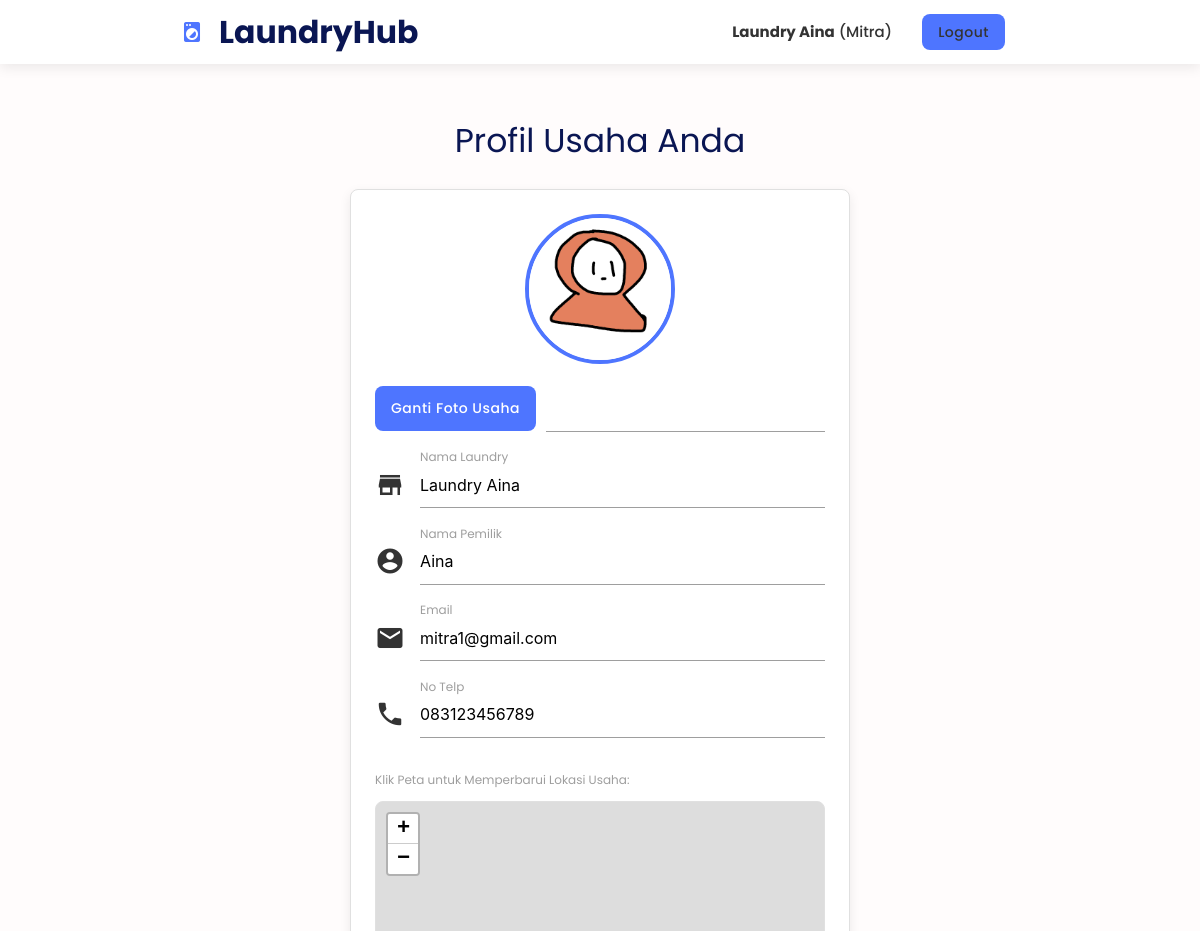
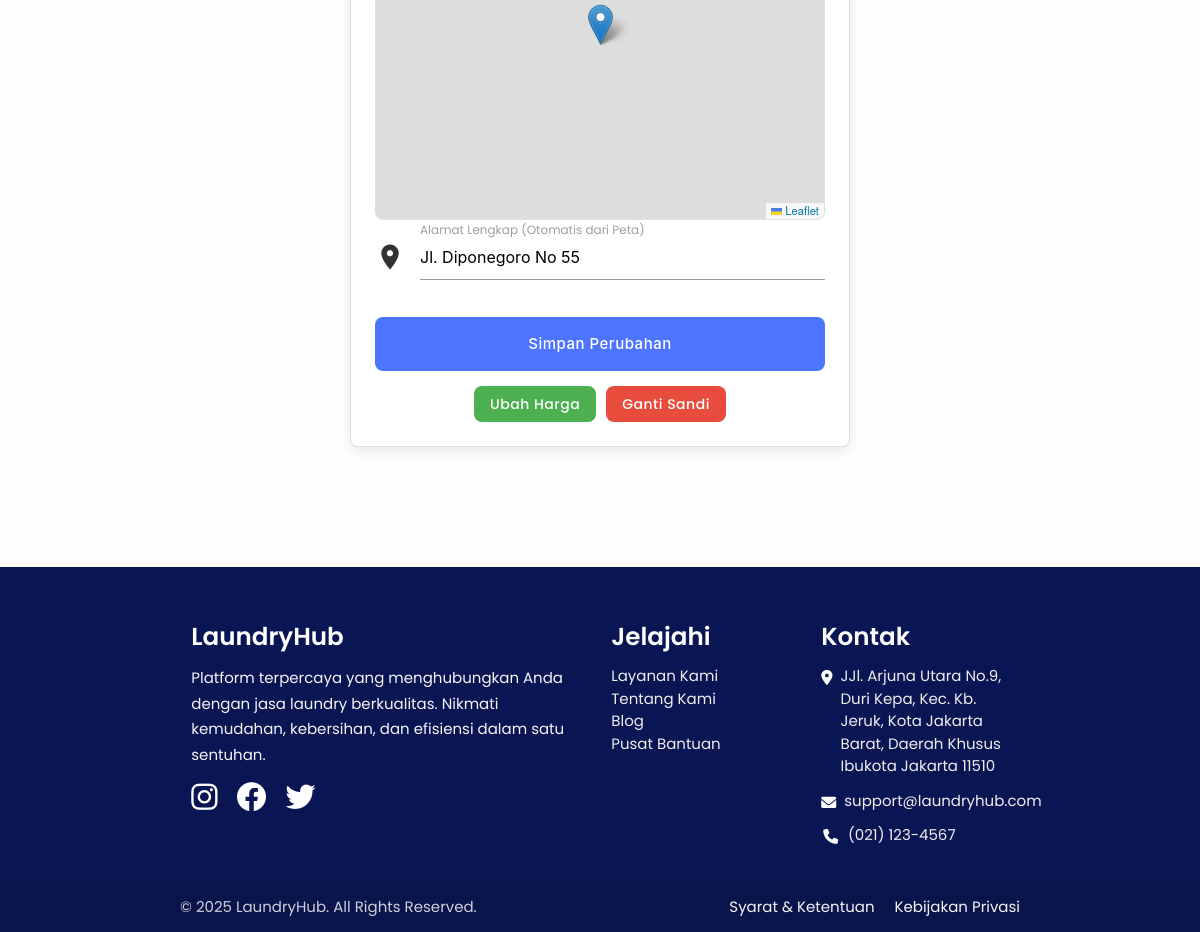
The page /mitra.php (signed in) on the database its author committed (2 pictures, top to bottom).
### tables this page shows
CREATE TABLE `mitra` (
  `id_mitra` int(11) NOT NULL,
  `nama_laundry` varchar(50) DEFAULT NULL,
  `nama_pemilik` varchar(50) DEFAULT NULL,
  `telp` varchar(15) DEFAULT NULL,
  `email` varchar(50) DEFAULT NULL,
  `alamat` varchar(255) DEFAULT NULL,
  `latitude` decimal(10,8) DEFAULT NULL,
  `longitude` decimal(11,8) DEFAULT NULL,
  `foto` text NOT NULL,
  `password` varchar(255) DEFAULT NULL
);

### mitra.php (the view, shortened to what this page needs)
<?php
include 'connect-db.php';
$idMitra = $_SESSION["mitra"];
$result = mysqli_query($connect, "SELECT * FROM mitra WHERE id_mitra = '$idMitra'");
$mitra = mysqli_fetch_assoc($result);
?>
<!DOCTYPE html>
<html lang="en">
<head>
    <link rel="stylesheet" href="https://unpkg.com/leaflet@1.9.4/dist/leaflet.css" />
</head>
<body>
<?php include 'header.php'; ?>
<main class="main-content">
    <div class="container">
        <h3 class="header light center">Profil Usaha Anda</h3>
        <div class="card-panel center-card">
            <form action="" method="post" enctype="multipart/form-data">
                <div class="center">
                    <img src="img/mitra/<?= htmlspecialchars($mitra['foto']) ?>" alt="Foto Usaha" style="width: 150px; height: 150px; border-radius: 50%; object-fit: cover; border: 4px solid var(--primary-blue);">
                </div>
                <div class="file-field input-field">
                    <div class="btn"><span>Ganti Foto Usaha</span><input type="file" name="foto" id="foto"></div>
                    <div class="file-path-wrapper"><input class="file-path validate" type="text"></div>
                </div>
                <div class="input-field"><i class="material-icons prefix">store</i><input type="text" id="namaLaundry" name="namaLaundry" value="<?= htmlspecialchars($mitra['nama_laundry']) ?>"><label for="namaLaundry">Nama Laundry</label></div>
                <div class="input-field"><i class="material-icons prefix">account_circle</i><input type="text" id="namaPemilik" name="namaPemilik" value="<?= htmlspecialchars($mitra['nama_pemilik']) ?>"><label for="namaPemilik">Nama Pemilik</label></div>
                <div class="input-field"><i class="material-icons prefix">email</i><input type="email" id="email" name="email" value="<?= htmlspecialchars($mitra['email']) ?>"><label for="email">Email</label></div>
                <div class="input-field"><i class="material-icons prefix">phone</i><input type="tel" id="telp" name="telp" value="<?= htmlspecialchars($mitra['telp']) ?>"><label for="telp">No Telp</label></div>
                <label>Klik Peta untuk Memperbarui Lokasi Usaha:</label>
                <div id="map" style="margin-top: 10px;"></div>
                <div class="input-field"><i class="material-icons prefix">location_on</i><textarea class="materialize-textarea" name="alamat" id="alamat" readonly><?= htmlspecialchars($mitra['alamat']) ?></textarea><label for="alamat">Alamat Lengkap (Otomatis dari Peta)</label></div>
                <div class="center" style="margin-top: 20px;">
                    <button class="btn-large waves-effect waves-light" type="submit" name="simpan" style="width:100%;">Simpan Perubahan</button>
                </div>
                <div class="center" style="margin-top: 15px; display: flex; gap: 10px; justify-content: center;">
                    <a class="btn waves-effect waves-light green" href="edit-harga.php">Ubah Harga</a>
                    <a class="btn waves-effect waves-light red" href="ganti-kata-sandi.php">Ganti Sandi</a>
                </div>
            </form>
        </div>
    </div>
</main>
<?php include "footer.php"; ?>
</body>
</html>

### header.php (shortened to what this page needs)
<nav class="white" role="navigation">
    <div class="container">
        <div class="nav-wrapper">
            <?php
            $logo_link = 'index.php';
            if (isset($_SESSION["login-admin"])) {
                $logo_link = 'admin.php';
            } elseif (isset($_SESSION["login-mitra"])) {
                $logo_link = 'status.php';
            }
            ?>
            <a id="logo-container" href="<?= $logo_link ?>" class="brand-logo">
                <i class="material-icons left large">local_laundry_service</i>LaundryHub
            </a>
            <ul class="right hide-on-med-and-down">
                <?php
                if (isset($_SESSION["login-pelanggan"]) || isset($_SESSION["login-mitra"]) || isset($_SESSION["login-admin"])) :
                    ?>
                    <li>
                        <?php
                        global $connect;
                        if (isset($_SESSION["login-pelanggan"]) && isset($_SESSION["pelanggan"])) {
                            $idPelanggan_header = $_SESSION["pelanggan"];
                            $query_header = mysqli_query($connect, "SELECT nama FROM pelanggan WHERE id_pelanggan = '$idPelanggan_header'");
                            $data_header = mysqli_fetch_assoc($query_header);
                            $nama_header = $data_header["nama"] ?? 'Pelanggan';
                            echo "<a href='pelanggan.php'><b>$nama_header</b> (Pelanggan)</a>";
                        } else if (isset($_SESSION["login-mitra"]) && isset($_SESSION["mitra"])) {
                            $id_mitra_header = $_SESSION["mitra"];
                            $query_header = mysqli_query($connect, "SELECT nama_laundry FROM mitra WHERE id_mitra = '$id_mitra_header'");
                            $data_header = mysqli_fetch_assoc($query_header);
                            $nama_header = $data_header["nama_laundry"] ?? 'Mitra';
                            echo "<a href='mitra.php'><b>$nama_header</b> (Mitra)</a>";
                        } else if (isset($_SESSION["login-admin"]) && isset($_SESSION["admin"])) {
                            echo "<a href='admin.php'><span><b>Admin</b></span></a>";
                        }
                        ?>
                    </li>
                    <li>
                        <a href='logout.php' class='waves-effect waves-light btn'>Logout</a>
                    </li>
                <?php
                endif; ?>
            </ul>
        </div>
    </div>
</nav>

### css/style.css (style rules this page uses)
:root { --primary-blue: #4E75FF; --dark-navy: #0A1653; --off-white: #FFFCFC; --light-gray: #f4f5f7; --text-dark: #333; --text-light: #666; --border-color: #e0e0e0; --shadow: 0 4px 12px rgba(0, 0, 0, 0.08); --shadow-hover: 0 6px 16px rgba(0, 0, 0, 0.12); --border-radius: 8px; }
body { display: flex; min-height: 100vh; flex-direction: column; font-family: 'Poppins', sans-serif; background-color: var(--off-white); color: var(--text-dark); -webkit-font-smoothing: antialiased; -moz-osx-font-smoothing: grayscale; }
main.main-content { flex: 1 0 auto; padding-top: 2rem; padding-bottom: 4rem; }
h1, h2, h3, h4, h5, h6 { color: var(--dark-navy); font-weight: 600; }
h1.header, h3.header { font-size: 2.2rem; font-weight: 700; margin-bottom: 1.5rem; }
.light { font-weight: 400 !important; }
a { color: var(--primary-blue); transition: color 0.3s ease; }
.btn, .btn-large, .btn-small { background-color: var(--primary-blue); border-radius: var(--border-radius); transition: all 0.3s ease; box-shadow: none; font-weight: 500; letter-spacing: 0.5px; text-transform: none; }
.btn.red, .btn.red-darken-2 { background-color: #e74c3c !important; }
.card, .card-panel { border-radius: var(--border-radius); box-shadow: var(--shadow); border: 1px solid var(--border-color); transition: all 0.3s ease; }
.input-field { margin-bottom: 1.5rem; }
nav { background-color: var(--off-white) !important; box-shadow: var(--shadow); color: var(--dark-navy); }
nav .brand-logo { color: var(--dark-navy) !important; font-weight: 700; }
nav .brand-logo .material-icons { color: var(--primary-blue); }
nav ul a { color: var(--text-dark) !important; font-weight: 500; transition: color 0.3s ease; }
.center-card { max-width: 500px; margin: 2rem auto; }
#map { height: 350px; border-radius: var(--border-radius); border: 1px solid var(--border-color); }

### rows shown on the page
mitra: nama_laundry "Laundry Aina", foto (picture), namaLaundry "Laundry Aina", namaPemilik "Aina", email "mitra1@gmail.com", telp "083123456789", alamat "Jl. Diponegoro No 55"
